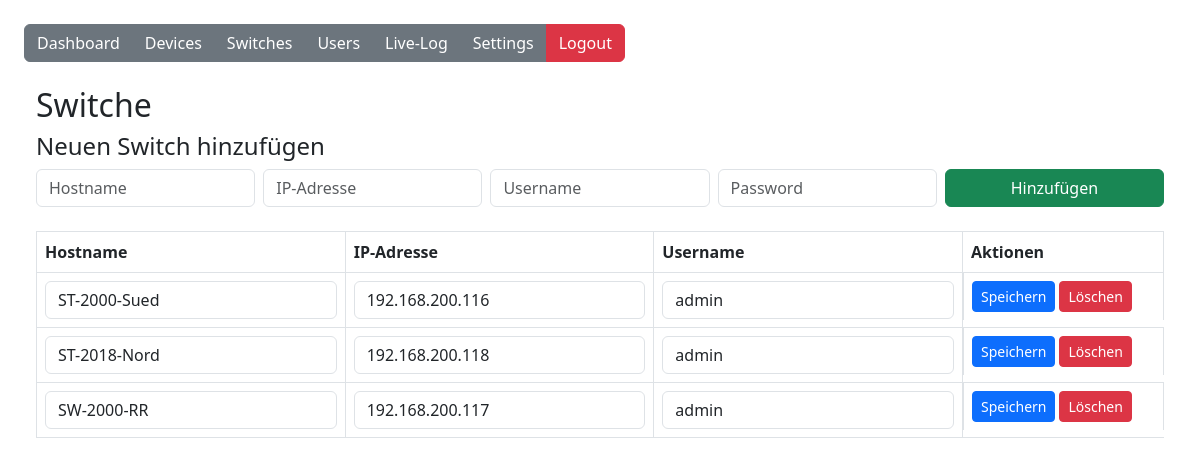
Screenshot of /switches (signed in) with the database file from the repository.
### tables this page shows
CREATE TABLE switches (
    hostname TEXT PRIMARY KEY,
    ip TEXT NOT NULL,
    username TEXT NOT NULL,
    password TEXT NOT NULL
);

### app.py (the view, shortened to what this page needs)
@app.route('/switches', methods=['GET', 'POST'])
@login_required
def switches():
    conn = get_db_connection()
    switches = conn.execute("SELECT hostname, ip, username FROM switches").fetchall()
    conn.close()
    return render_template('switche.html', switches=switches)

### app.py (called while the page is built)
def get_db_connection():
    conn = sqlite3.connect(DB_PATH)
    conn.row_factory = sqlite3.Row
    return conn

@login_manager.user_loader
def load_user(user_id):
    conn = get_db_connection()
    user = conn.execute("SELECT * FROM users WHERE id = ?", (user_id,)).fetchone()
    conn.close()
    if user:
        return User(user['id'], user['username'], user['is_admin'])
    return None

### templates/switche.html (shortened to what this page needs)
{% extends "base.html" %}
{% block content %}
<h2>Switche</h2>
{% if current_user.is_admin %}
<h4>Neuen Switch hinzufügen</h4>
<form method="post" class="row g-2 mb-4">
    <div class="col"><input type="text" name="hostname" placeholder="Hostname" class="form-control" required></div>
    <div class="col"><input type="text" name="ip" placeholder="IP-Adresse" class="form-control" required></div>
    <div class="col"><input type="text" name="username" placeholder="Username" class="form-control" required></div>
    <div class="col"><input type="password" name="password" placeholder="Password" class="form-control" required></div>
    <div class="col"><button class="btn btn-success w-100">Hinzufügen</button></div>
</form>
{% endif %}
<table class="table table-bordered">
    <thead>
        <tr>
            <th>Hostname</th>
            <th>IP-Adresse</th>
            <th>Username</th>
            {% if current_user.is_admin %}<th>Aktionen</th>{% endif %}
        </tr>
    </thead>
    <tbody>
        {% for s in switches %}
        <tr>
            {% if current_user.is_admin %}
            <form method="post">
                <td><input name="hostname" value="{{ s['hostname'] }}" class="form-control" required></td>
                <td><input name="ip" value="{{ s['ip'] }}" class="form-control" required></td>
                <td><input name="username" value="{{ s['username'] }}" class="form-control" required></td>
                <td class="d-flex gap-1">
                    <button class="btn btn-primary btn-sm">Speichern</button>
                    <button name="delete_switch" value="{{ s['hostname'] }}" class="btn btn-danger btn-sm"
                        onclick="return confirm('Willst du den Switch wirklich löschen?');">Löschen</button>
                </td>
            </form>
            {% else %}
            <td>{{ s['hostname'] }}</td>
            <td>{{ s['ip'] }}</td>
            <td>{{ s['username'] }}</td>
            {% endif %}
        </tr>
        {% endfor %}
    </tbody>
</table>
{% endblock %}

### static/css/style.css (style rules this page uses)
body { padding: 20px; }

### rows the page displays
switches: hostname "ST-2000-Sued", ip "192.168.200.116", username "admin"
switches: hostname "ST-2018-Nord", ip "192.168.200.118", username "admin"
switches: hostname "SW-2000-RR", ip "192.168.200.117", username "admin"
